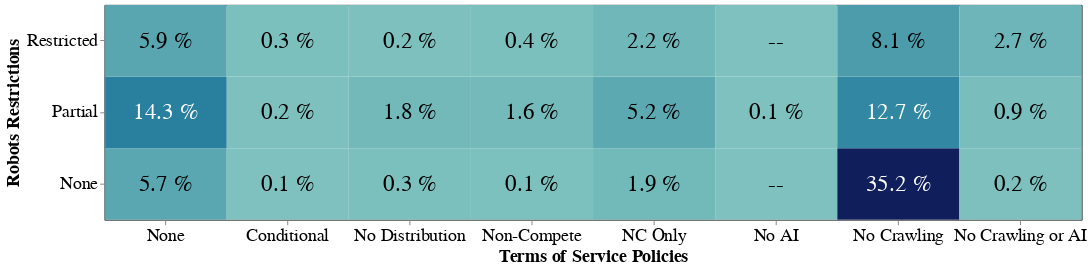

Here is the notebook cell this chart was saved with:
### Code cell
prepare_tos_robots_confusion_matrix(
    tos_policies,
    tos_license_policies,
    tos_compete_policies,
    url_robots_summary,
    COMPANIES_TO_ANALYZE,
    url_token_lookup,
    corpora_choice="dolma",
    font_size=18,
    text_font_size=24,
    width=1000,
    height=220,
)

### Figure 1 — Vega-Lite specification as saved in the notebook (floating-point values rounded to 4 significant figures)
{"config": {"title": {"font": "Times New Roman"}, "axis": {"labelFont": "sans-serif", "titleFont": "sans-serif", "domain": true, "labelFontSize": 18, "titleFontSize": 18}, "header": {"labelFont": "Times New Roman", "titleFont": "Times New Roman"}, "legend": {"labelFont": "Times New Roman", "titleFont": "Times New Roman", "disable": true}, "text": {"font": "Times New Roman"}, "axisX": {"domain": true, "labelAngle": 0}, "axisY": {"domain": true}, "view": {"stroke": "black"}}, "layer": [{"mark": {"type": "rect", "invalid": null}, "encoding": {"color": {"condition": {"test": "isValid(datum['Percent Tokens'])", "field": "Percent Tokens", "scale": {"domain": [0.05, 35.18], "range": ["#7ec1be", "#101f5b"]}, "type": "quantitative"}, "value": "lightgray"}, "order": {"field": "order", "type": "quantitative"}, "x": {"field": "Terms of Service Policies", "sort": ["None", "Conditional", "No Distribution", "Non-Compete", "NC Only", "No AI", "No Crawling", "No Crawling or AI"], "title": "Terms of Service Policies", "type": "nominal"}, "y": {"field": "Robots Restrictions", "sort": ["Restricted", "Partial", "None"], "title": "Robots Restrictions", "type": "nominal"}}}, {"mark": {"type": "text", "align": "center", "baseline": "middle", "font": "sans-serif", "fontSize": 24}, "encoding": {"color": {"condition": {"test": "datum.text_color", "value": "white"}, "value": "black"}, "order": {"field": "order", "type": "quantitative"}, "text": {"field": "Formatted Percent Tokens", "type": "nominal"}, "x": {"field": "Terms of Service Policies", "sort": ["None", "Conditional", "No Distribution", "Non-Compete", "NC Only", "No AI", "No Crawling", "No Crawling or AI"], "title": "Terms of Service Policies", "type": "nominal"}, "y": {"field": "Robots Restrictions", "sort": ["Restricted", "Partial", "None"], "title": "Robots Restrictions", "type": "nominal"}}}], "data": {"name": "data-0595166728f3947d63c95134938d6a9f"}, "height": 220, "width": 1000, "$schema": "https://vega.github.io/schema/vega-lite/v5.17.0.json", "datasets": {"data-0595166728f3947d63c95134938d6a9f": [{"Robots Restrictions": "None", "Terms of Service Policies": "Conditional", "Count": 5.0, "Token Counts": 213700000.0, "Percent": 0.17, "Percent Tokens": 0.1, "Formatted Percent": "0.2 %", "Formatted Percent Tokens": "0.1 %", "text_color": false}, {"Robots Restrictions": "None", "Terms of Service Policies": "NC Only", "Count": 126.0, "Token Counts": 4292000000.0, "Percent": 4.22, "Percent Tokens": 1.91, "Formatted Percent": "4.2 %", "Formatted Percent Tokens": "1.9 %", "text_color": false}, {"Robots Restrictions": "None", "Terms of Service Policies": "No AI", "Count": null, "Token Counts": null, "Percent": null, "Percent Tokens": null, "Formatted Percent": null, "Formatted Percent Tokens": "--", "text_color": false}, {"Robots Restrictions": "None", "Terms of Service Policies": "No Crawling", "Count": 255.0, "Token Counts": 79070000000.0, "Percent": 8.54, "Percent Tokens": 35.18, "Formatted Percent": "8.5 %", "Formatted Percent Tokens": "35.2 %", "text_color": true}, {"Robots Restrictions": "None", "Terms of Service Policies": "No Crawling or AI", "Count": 13.0, "Token Counts": 408100000.0, "Percent": 0.44, "Percent Tokens": 0.18, "Formatted Percent": "0.4 %", "Formatted Percent Tokens": "0.2 %", "text_color": false}, {"Robots Restrictions": "None", "Terms of Service Policies": "No Distribution", "Count": 26.0, "Token Counts": 788700000.0, "Percent": 0.87, "Percent Tokens": 0.35, "Formatted Percent": "0.9 %", "Formatted Percent Tokens": "0.3 %", "text_color": false}, {"Robots Restrictions": "None", "Terms of Service Policies": "Non-Compete", "Count": 13.0, "Token Counts": 300200000.0, "Percent": 0.44, "Percent Tokens": 0.13, "Formatted Percent": "0.4 %", "Formatted Percent Tokens": "0.1 %", "text_color": false}, {"Robots Restrictions": "None", "Terms of Service Policies": "None", "Count": 380.0, "Token Counts": 12890000000.0, "Percent": 12.72, "Percent Tokens": 5.73, "Formatted Percent": "12.7 %", "Formatted Percent Tokens": "5.7 %", "text_color": false}, {"Robots Restrictions": "Partial", "Terms of Service Policies": "Conditional", "Count": 9.0, "Token Counts": 373700000.0, "Percent": 0.3, "Percent Tokens": 0.17, "Formatted Percent": "0.3 %", "Formatted Percent Tokens": "0.2 %", "text_color": false}, {"Robots Restrictions": "Partial", "Terms of Service Policies": "NC Only", "Count": 273.0, "Token Counts": 11730000000.0, "Percent": 9.14, "Percent Tokens": 5.22, "Formatted Percent": "9.1 %", "Formatted Percent Tokens": "5.2 %", "text_color": false}, {"Robots Restrictions": "Partial", "Terms of Service Policies": "No AI", "Count": 2.0, "Token Counts": 122700000.0, "Percent": 0.07, "Percent Tokens": 0.05, "Formatted Percent": "0.1 %", "Formatted Percent Tokens": "0.1 %", "text_color": false}, {"Robots Restrictions": "Partial", "Terms of Service Policies": "No Crawling", "Count": 435.0, "Token Counts": 28450000000.0, "Percent": 14.56, "Percent Tokens": 12.66, "Formatted Percent": "14.6 %", "Formatted Percent Tokens": "12.7 %", "text_color": true}, {"Robots Restrictions": "Partial", "Terms of Service Policies": "No Crawling or AI", "Count": 22.0, "Token Counts": 1927000000.0, "Percent": 0.74, "Percent Tokens": 0.86, "Formatted Percent": "0.7 %", "Formatted Percent Tokens": "0.9 %", "text_color": false}, {"Robots Restrictions": "Partial", "Terms of Service Policies": "No Distribution", "Count": 49.0, "Token Counts": 4086000000.0, "Percent": 1.64, "Percent Tokens": 1.82, "Formatted Percent": "1.6 %", "Formatted Percent Tokens": "1.8 %", "text_color": false}, {"Robots Restrictions": "Partial", "Terms of Service Policies": "Non-Compete", "Count": 38.0, "Token Counts": 3502000000.0, "Percent": 1.27, "Percent Tokens": 1.56, "Formatted Percent": "1.3 %", "Formatted Percent Tokens": "1.6 %", "text_color": false}, {"Robots Restrictions": "Partial", "Terms of Service Policies": "None", "Count": 674.0, "Token Counts": 32130000000.0, "Percent": 22.56, "Percent Tokens": 14.29, "Formatted Percent": "22.6 %", "Formatted Percent Tokens": "14.3 %", "text_color": true}, {"Robots Restrictions": "Restricted", "Terms of Service Policies": "Conditional", "Count": 4.0, "Token Counts": 648600000.0, "Percent": 0.13, "Percent Tokens": 0.29, "Formatted Percent": "0.1 %", "Formatted Percent Tokens": "0.3 %", "text_color": false}, {"Robots Restrictions": "Restricted", "Terms of Service Policies": "NC Only", "Count": 62.0, "Token Counts": 4909000000.0, "Percent": 2.08, "Percent Tokens": 2.18, "Formatted Percent": "2.1 %", "Formatted Percent Tokens": "2.2 %", "text_color": false}, {"Robots Restrictions": "Restricted", "Terms of Service Policies": "No AI", "Count": null, "Token Counts": null, "Percent": null, "Percent Tokens": null, "Formatted Percent": null, "Formatted Percent Tokens": "--", "text_color": false}, {"Robots Restrictions": "Restricted", "Terms of Service Policies": "No Crawling", "Count": 247.0, "Token Counts": 18170000000.0, "Percent": 8.27, "Percent Tokens": 8.08, "Formatted Percent": "8.3 %", "Formatted Percent Tokens": "8.1 %", "text_color": false}, {"Robots Restrictions": "Restricted", "Terms of Service Policies": "No Crawling or AI", "Count": 75.0, "Token Counts": 6093000000.0, "Percent": 2.51, "Percent Tokens": 2.71, "Formatted Percent": "2.5 %", "Formatted Percent Tokens": "2.7 %", "text_color": false}, {"Robots Restrictions": "Restricted", "Terms of Service Policies": "No Distribution", "Count": 12.0, "Token Counts": 548500000.0, "Percent": 0.4, "Percent Tokens": 0.24, "Formatted Percent": "0.4 %", "Formatted Percent Tokens": "0.2 %", "text_color": false}, {"Robots Restrictions": "Restricted", "Terms of Service Policies": "Non-Compete", "Count": 26.0, "Token Counts": 852400000.0, "Percent": 0.87, "Percent Tokens": 0.38, "Formatted Percent": "0.9 %", "Formatted Percent Tokens": "0.4 %", "text_color": false}, {"Robots Restrictions": "Restricted", "Terms of Service Policies": "None", "Count": 241.0, "Token Counts": 13280000000.0, "Percent": 8.07, "Percent Tokens": 5.91, "Formatted Percent": "8.1 %", "Formatted Percent Tokens": "5.9 %", "text_color": false}]}}
